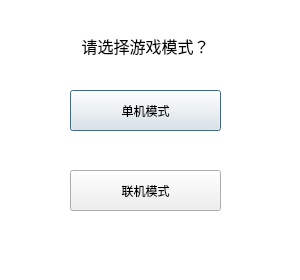
<?xml version="1.0" encoding="UTF-8"?>
<ui version="4.0">
 <class>ModelDlg</class>
 <widget class="QDialog" name="ModelDlg">
  <property name="geometry">
   <rect>
    <x>0</x>
    <y>0</y>
    <width>300</width>
    <height>280</height>
   </rect>
  </property>
  <property name="windowTitle">
   <string>选择游戏模式</string>
  </property>
  <property name="styleSheet">
   <string notr="true">QDialog{
	background-color: rgb(255, 255, 255);
}
</string>
  </property>
  <widget class="QPushButton" name="standAloneButton">
   <property name="geometry">
    <rect>
     <x>70</x>
     <y>90</y>
     <width>151</width>
     <height>41</height>
    </rect>
   </property>
   <property name="font">
    <font>
     <family>微软雅黑</family>
    </font>
   </property>
   <property name="text">
    <string>单机模式</string>
   </property>
  </widget>
  <widget class="QPushButton" name="onlineButton">
   <property name="geometry">
    <rect>
     <x>70</x>
     <y>170</y>
     <width>151</width>
     <height>41</height>
    </rect>
   </property>
   <property name="font">
    <font>
     <family>微软雅黑</family>
    </font>
   </property>
   <property name="text">
    <string>联机模式</string>
   </property>
  </widget>
  <widget class="QLabel" name="label">
   <property name="geometry">
    <rect>
     <x>60</x>
     <y>30</y>
     <width>171</width>
     <height>31</height>
    </rect>
   </property>
   <property name="font">
    <font>
     <family>微软雅黑</family>
     <pointsize>12</pointsize>
    </font>
   </property>
   <property name="text">
    <string>请选择游戏模式？</string>
   </property>
   <property name="alignment">
    <set>Qt::AlignCenter</set>
   </property>
  </widget>
 </widget>
 <resources/>
 <connections>
  <connection>
   <sender>standAloneButton</sender>
   <signal>clicked()</signal>
   <receiver>ModelDlg</receiver>
   <slot>accept()</slot>
   <hints>
    <hint type="sourcelabel">
     <x>164</x>
     <y>103</y>
    </hint>
    <hint type="destinationlabel">
     <x>382</x>
     <y>112</y>
    </hint>
   </hints>
  </connection>
 </connections>
</ui>
